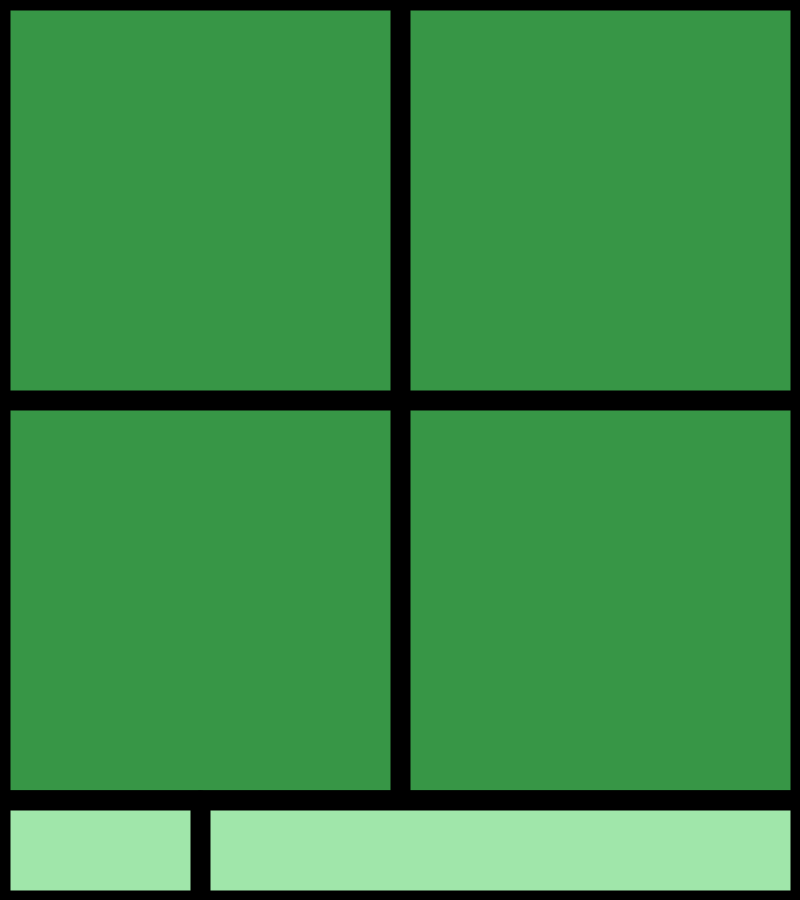
Frame 1 (no input)
Frame 60 (the mouse pressed at the canvas centre just before this capture): identical to frame 1, image omitted
Frame 120 (the mouse held since frame 60 and released just before this capture): identical to frame 1, image omitted

The Processing sketch that drew this single still picture (run headless with seeded random() and noise(); from frame 60 on, the mouse is pressed at the canvas centre):

// Processing sketch: Zhang_Derek
// ── Zhang_Derek.pde


void setup(){
 size(800,900); 
 background(55,150,70);

  //borders to seperate the different golf fields
 stroke(0);
 strokeWeight(20);
 noFill();
 rect(0,800,width,100);
   rectMode(CENTER);
 rect(width/2,height/2,width,height);
   line(width/2,0,width/2,width);
   line(0,width/2,height,width/2);
   
 // bottom bar
 rectMode(CORNER);
 fill(160,230,170);
 rect(0,width,width,100);
 rect(0,width,width,100);
 line(width/4,width,width/4,900);
 

   
   


}

void draw(){
  
}
